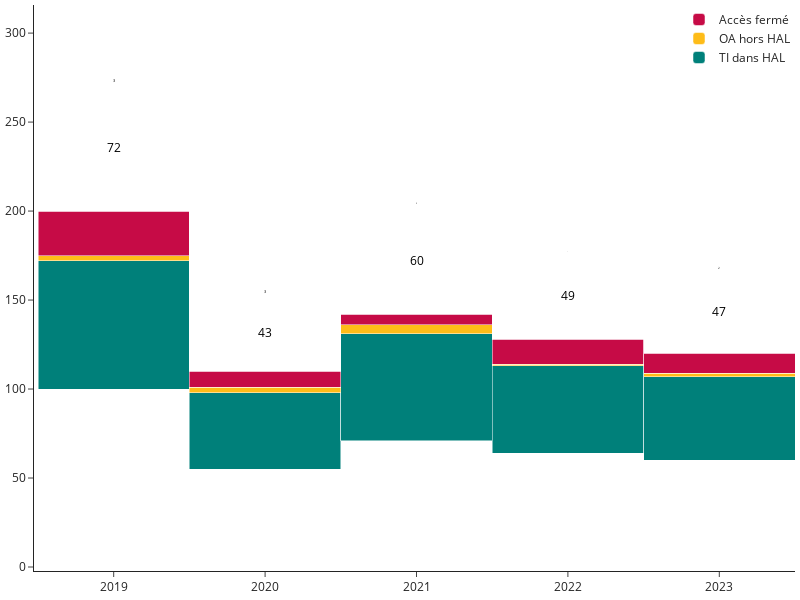

Notebook code cell kept with this figure:
### Markdown cell above
## Open Access Works

### Code cell
from dibisoplot.biso import OpenAccessWorks

oa_works = OpenAccessWorks(
    lab = "EM2C",
    year = 2023,
)

oa_works_fig = oa_works.get_figure()

oa_works_fig.show()

### Figure 1 — Plotly figure (JSON) as saved in the notebook; plotly's stock layout.template omitted (floating-point values rounded to 4 significant figures)
{"data": [{"hoverinfo": "skip", "marker": {"color": "rgba(0,0,0,0)"}, "offsetgroup": "-0.1", "showlegend": false, "type": "bar", "width": 0.1, "x": [2019, 2020, 2021, 2022, 2023], "y": [72, 43, 60, 49, 47]}, {"hoverinfo": "skip", "marker": {"color": "rgba(0,0,0,0)"}, "offsetgroup": "-0.1", "showlegend": false, "type": "bar", "width": 0.1, "x": [2019, 2020, 2021, 2022, 2023], "y": [3, 3, 5, 1, 2]}, {"hoverinfo": "skip", "marker": {"color": "rgba(0,0,0,0)"}, "offsetgroup": "-0.1", "showlegend": false, "type": "bar", "width": 0.1, "x": [2019, 2020, 2021, 2022, 2023], "y": [25, 9, 6, 14, 11]}, {"insidetextanchor": "middle", "marker": {"color": "#00807A"}, "name": "TI dans HAL", "offsetgroup": "0", "textangle": 0, "type": "bar", "x": [2019, 2020, 2021, 2022, 2023], "y": [72, 43, 60, 49, 47]}, {"insidetextanchor": "middle", "marker": {"color": "#FEBC18"}, "name": "OA hors HAL", "offsetgroup": "0", "textangle": 0, "type": "bar", "x": [2019, 2020, 2021, 2022, 2023], "y": [3, 3, 5, 1, 2]}, {"insidetextanchor": "middle", "marker": {"color": "#C60B46"}, "name": "Accès fermé", "offsetgroup": "0", "textangle": 0, "type": "bar", "x": [2019, 2020, 2021, 2022, 2023], "y": [25, 9, 6, 14, 11]}, {"hoverinfo": "skip", "insidetextanchor": "middle", "marker": {"color": "rgba(0,0,0,0)"}, "name": "TI dans HAL", "offsetgroup": "1", "showlegend": false, "text": [72.0, 43.0, 60.0, 49.0, 47.0], "textangle": 0, "textfont": {"color": "black"}, "textposition": "inside", "type": "bar", "x": [2019, 2020, 2021, 2022, 2023], "y": [72, 43, 60, 49, 47]}, {"hoverinfo": "skip", "insidetextanchor": "middle", "marker": {"color": "rgba(0,0,0,0)"}, "name": "OA hors HAL", "offsetgroup": "1", "showlegend": false, "text": [3.0, 3.0, 5.0, 1.0, 2.0], "textangle": 0, "textfont": {"color": "black"}, "textposition": "inside", "type": "bar", "x": [2019, 2020, 2021, 2022, 2023], "y": [3, 3, 5, 1, 2]}, {"hoverinfo": "skip", "insidetextanchor": "middle", "marker": {"color": "rgba(0,0,0,0)"}, "name": "Accès fermé", "offsetgroup": "1", "showlegend": false, "text": [25.0, 9.0, 6.0, 14.0, 11.0], "textangle": 0, "textfont": {"color": "black"}, "textposition": "inside", "type": "bar", "x": [2019, 2020, 2021, 2022, 2023], "y": [25, 9, 6, 14, 11]}], "layout": {"barcornerradius": 10, "bargap": 0, "bargroupgap": 0, "barmode": "stack", "height": 600, "legend": {"x": 1, "xanchor": "right", "y": 1, "yanchor": "top"}, "margin": {"b": 5, "l": 5, "pad": 4, "r": 5, "t": 5}, "uniformtext": {"minsize": 8, "mode": "show"}, "width": 800}}
